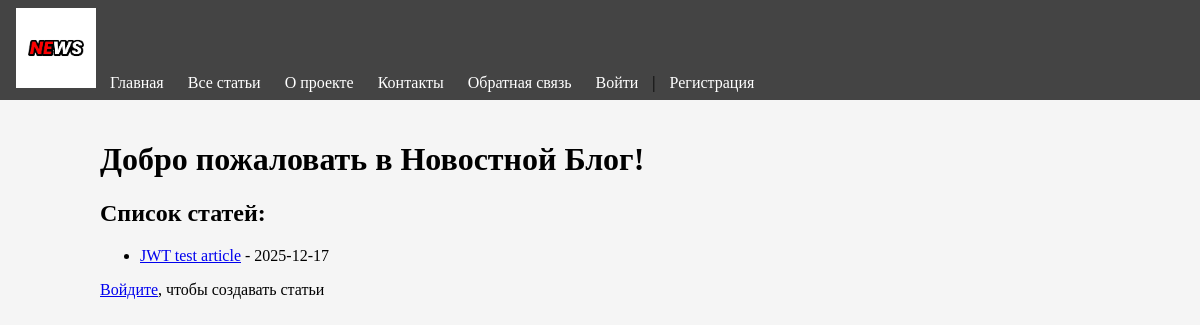
Before: / with the older database file.
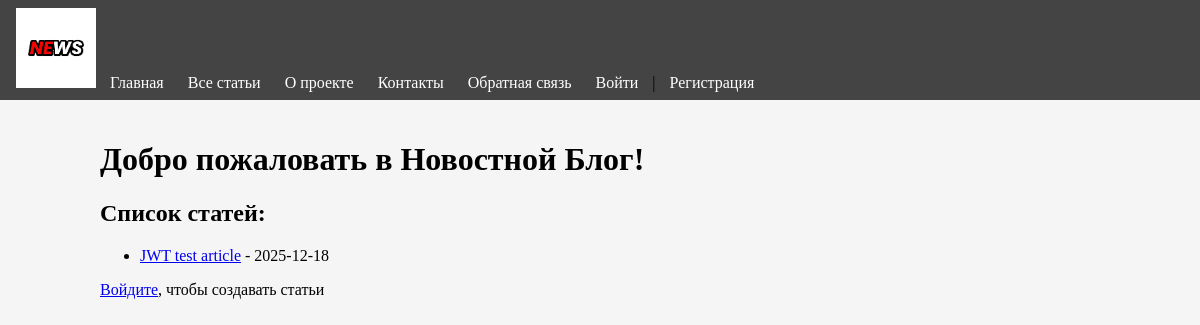
After: the same page with the newer database file.
### app.py (models this page shows)
class Article(db.Model):
	id = db.Column(db.Integer, primary_key=True)
	title = db.Column(db.String(150), nullable=False)
	text = db.Column(db.Text, nullable=False)
	category = db.Column(db.String(50), nullable=False, default='general')
	created_date = db.Column(db.DateTime, default=datetime.utcnow)
	user_id = db.Column(db.Integer, db.ForeignKey('user.id'), nullable=False)

### app.py (the view)
@app.route('/')
def default():
	today = date.today().isoformat()
	articles = Article.query.order_by(Article.created_date.desc()).all()
	return render_template('Web.html', articles=articles, today=today)

### templates/Web.html (shortened to what this page needs)
{% extends "base.html" %} {% block title %}Главная{% endblock %} {% block
content %}
<h1>Добро пожаловать в Новостной Блог!</h1>
<h2>Список статей:</h2>
<ul>
	{% for article in articles %}
	<li>
		<a href="{{url_for('news', id = article.id)}}">{{article.title}}</a>
		- {{article.created_date.strftime('%Y-%m-%d')}}
	</li>
	{% endfor %}
</ul>
{% if session.user_id %}
<div>
	<a href="{{ url_for('create_article') }}">Создать новую статью</a>
</div>
{% else %}
<div><a href="{{ url_for('login') }}">Войдите</a>, чтобы создавать статьи</div>
{% endif %} {% endblock %}

Changed rows visible on the page:
changed Article "JWT test article": created_date "2025-12-17" → "2025-12-18"
